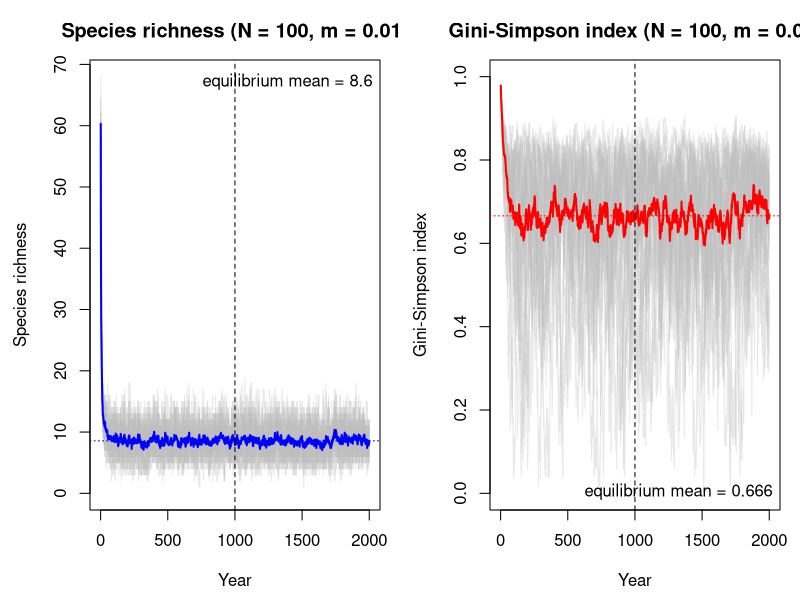
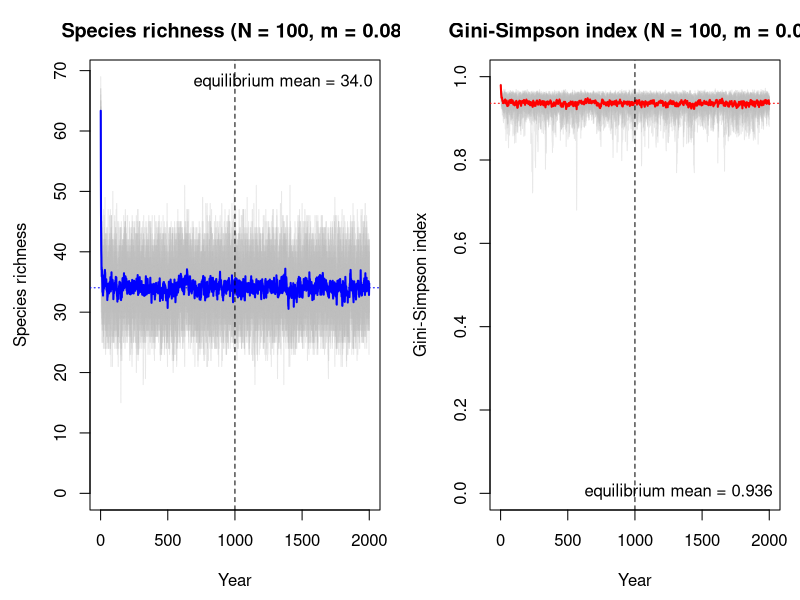

Write R code to recreate these figures, in order.
# =============================================================================
# Computational Ecology I – Island Biogeography ("Stochasticity drives diversity")
# Baseline scenario: one island (N = 100), continent with 500 equally frequent
# species, immigration probability m, fully neutral dynamics.
# =============================================================================

#reset
rm(list=ls())
set.seed(123)

#parameter
N         <- 100    # island size
m         <- 0.01   # immigration probability
f         <- 50     # mean fecundity
S_cont    <- 500    # specices variety
n_years   <- 2000   # simulated years
burn_in   <- 1000   # years discarded before computing equilibrium values
n_reps    <- 20     # independent replicate runs
set.seed(42)

#summary statistics
# The island community is stored as an abundance vector of length S_cont:
# abund[i] = number of adults of species i on the island.
species_richness <- function(abund) sum(abund > 0)

gini_simpson <- function(abund) {
  p <- abund / sum(abund)
  1 - sum(p^2)
}

# One year sim
one_year <- function(abund, N, m, f, S_cont) {
  offspring <- rpois(S_cont, abund * f * (1 - m))

  # Immigration: on average N*f*m individuals from the continent, each
  # belonging to one of the S_cont equally frequent species.
  n_imm      <- rpois(1, N * f * m)
  immigrants <- tabulate(sample.int(S_cont, n_imm, replace = TRUE),
                         nbins = S_cont)

  pool <- offspring + immigrants

  #Regulation: exactly N of the offspring survive
  #sampling without replacement from the offspring pool.
  if (sum(pool) <= N)
    return(pool)
  survivors <- sample(rep.int(seq_len(S_cont), pool), N)
  tabulate(survivors, nbins = S_cont)
}

# full sim
simulate_island <- function(N, m, f, S_cont, n_years) {
  # Initial community N individuals sampled at random from the continent
  abund <- tabulate(sample.int(S_cont, N, replace = TRUE), nbins = S_cont)

  out <- data.frame(year = seq_len(n_years),
                    richness = NA_integer_, gini_simpson = NA_real_)
  for (t in seq_len(n_years)) {
    abund <- one_year(abund, N, m, f, S_cont)
    # 4. Store summary statistics at the end of each year
    out$richness[t]     <- species_richness(abund)
    out$gini_simpson[t] <- gini_simpson(abund)
  }
  out
}

#Run replicates
run_scenario <- function(N, m, f = 50, S_cont = 500,
                         n_years = 2000, burn_in = 1000, n_reps = 20) {
  reps <- lapply(seq_len(n_reps), function(r) {
    res <- simulate_island(N, m, f, S_cont, n_years)
    res$rep <- r
    res
  })
  ts  <- do.call(rbind, reps)
  eq  <- ts[ts$year > burn_in, ]
  list(timeseries = ts,
       equilibrium = c(richness     = mean(eq$richness),
                       richness_sd  = sd(eq$richness),
                       gini_simpson = mean(eq$gini_simpson),
                       gs_sd        = sd(eq$gini_simpson)))
}


# DEBUG RUNS TO CHECK FOR FAULTS


# No immigration (m = 0):
dbg0 <- run_scenario(N = 100, m = 0, n_years = 2000, burn_in = 1500, n_reps = 10)
cat("m = 0     :", round(dbg0$equilibrium, 3), "\n")

# drift alone -> one species fixes in the long run

# Baseline: N = 100, m = 0.01  (expected: richness ~33, Gini-Simpson ~0.94)
base <- run_scenario(N = N, m = m, f = f, S_cont = S_cont,
                     n_years = n_years, burn_in = burn_in, n_reps = n_reps)
cat("baseline  :", round(base$equilibrium, 3), "\n")


png("baseline_timeseries.png", width = 1600, height = 700, res = 150)
par(mfrow = c(1, 2), mar = c(4.5, 4.5, 3, 1))
ts <- base$timeseries
plot(NA, xlim = c(1, n_years), ylim = c(0, max(ts$richness)),
     xlab = "Year", ylab = "Species richness",
     main = sprintf("Species richness (N = %d, m = %.2f)", N, m))
for (r in unique(ts$rep)) lines(ts$year[ts$rep == r], ts$richness[ts$rep == r],
                                col = adjustcolor("grey", 0.25))
lines(tapply(ts$richness, ts$year, mean), col = "blue", lwd = 2)
abline(v = burn_in, lty = 2)

plot(NA, xlim = c(1, n_years), ylim = c(0, 1),
     xlab = "Year", ylab = "Gini-Simpson index",
     main = "Gini-Simpson index")
for (r in unique(ts$rep)) lines(ts$year[ts$rep == r], ts$gini_simpson[ts$rep == r],
                                col = adjustcolor("grey", 0.25))
lines(tapply(ts$gini_simpson, ts$year, mean), col = "red", lwd = 2)
abline(v = burn_in, lty = 2)
dev.off()



plot_scenario <- function(res, N, m, file = NULL) {
  # file = NULL -> show in RStudio Plots pane; file = "x.png" -> save as PNG
  ts <- res$timeseries; eq <- res$equilibrium
  if (!is.null(file)) png(file, width = 1600, height = 700, res = 150)
  par(mfrow = c(1, 2), mar = c(4.5, 4.5, 3, 1))
  plot(NA, xlim = c(1, max(ts$year)), ylim = c(0, max(ts$richness)),
       xlab = "Year", ylab = "Species richness",
       main = sprintf("Species richness (N = %d, m = %.2f)", N, m))
  for (r in unique(ts$rep)) lines(ts$year[ts$rep == r], ts$richness[ts$rep == r],
                                  col = adjustcolor("grey", 0.35))
  lines(tapply(ts$richness, ts$year, mean), col = "blue", lwd = 2)
  abline(v = burn_in, lty = 2)
  abline(h = eq["richness"], col = "blue", lty = 3)
  legend("topright", bty = "n", legend = sprintf("equilibrium mean = %.1f", eq["richness"]))

  plot(NA, xlim = c(1, max(ts$year)), ylim = c(0, 1),
       xlab = "Year", ylab = "Gini-Simpson index",
       main = sprintf("Gini-Simpson index (N = %d, m = %.2f)", N, m))
  for (r in unique(ts$rep)) lines(ts$year[ts$rep == r], ts$gini_simpson[ts$rep == r],
                                  col = adjustcolor("grey", 0.35))
  lines(tapply(ts$gini_simpson, ts$year, mean), col = "red", lwd = 2)
  abline(v = burn_in, lty = 2)
  abline(h = eq["gini_simpson"], col = "red", lty = 3)
  legend("bottomright", bty = "n", legend = sprintf("equilibrium mean = %.3f", eq["gini_simpson"]))
  if (!is.null(file)) dev.off()
}

base <- run_scenario(N = N, m = m, f = f, S_cont = S_cont,
                     n_years = n_years, burn_in = burn_in, n_reps = n_reps)
cat("m = 0.01:", round(base$equilibrium, 3), "\n")
plot_scenario(base, N, m)                                    # show on screen   # save as PNG

alt <- run_scenario(N = N, m = 0.08, f = f, S_cont = S_cont,
                    n_years = n_years, burn_in = burn_in, n_reps = n_reps)
cat("m = 0.08:", round(alt$equilibrium, 3), "\n")
plot_scenario(alt, N, 0.08)
plot_scenario(alt, N, 0.08, "baseline_timeseries_m0.08.png")
